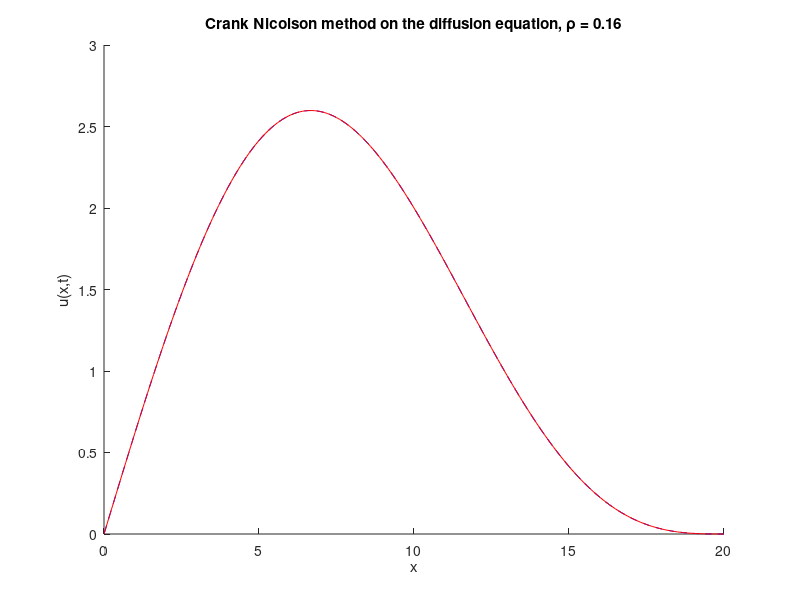

Write the MATLAB code that produced this figure. (Note: this script raises an error after producing the figure.)
% Crank-Nicolson on the heat equation
% Kevin Roberts
% October 2024



% FOR HOMEOGENOUS DIRCHLET BC
%%

clear all
close all
clc

% Set the parameters for the solution
L = 20; % length of solution domain (from zero)
J = 200; % number of grid points (not counting zero)
x = linspace(0, L, J+1); % set up a vector of x locations
dx = L/J; % size of a grid cell, delta x
D = 1; % diffusion coefficient
dt = 0.0016; % size of time step, delta t
p = D*dt/(dx^2); % defining the dimensionless combination to be p (rho)
T = 15; % duraction of simulation
N = round(T/dt); % number of times to iterate simuation to get to time T

% modifying the boundary conditions
b0 = 0; % left boundary condition
bL = 0; % right boundary condition

% Used for homogeneous bc
i_c = 2*sin(x*(pi/L)) + sin(x*(2*pi/L));

% setting the initial conditions for the various methods
exact = i_c;
FTCS = i_c';

%%%%%%%%%%%%%%%%%%%%%%%%%%%%%%%%%%%%%%%%%
% FTCS Method on the Diffusion Equation %
%%%%%%%%%%%%%%%%%%%%%%%%%%%%%%%%%%%%%%%%%
hold on, plot(x, FTCS, 'b--'), hold off % plot the IC

% if we want to compare with the exact solution
hold on, plot(x, exact, 'r'), hold off

% add labels to the plot
xlabel('x'), ylabel('u(x,t)')
title(['Crank Nicolson method on the diffusion equation, \rho = ' num2str(D*dt/(dx^2))])

% Define matrices A and B
diagA = (1 + p)*ones(J-1, 1); % diagonal
off_diagA = (-p/2)*ones(J-2, 1); % off diagonals
A = diag(diagA) + diag(off_diagA, 1) + diag(off_diagA, -1);

a = diagA;
b = off_diagA;
c = off_diagA;

diagB = (1 - p)*ones(J-1, 1); % diagonal
off_diagB = (p/2)*ones(J-2, 1); % off diagonals
B = diag(diagB) + diag(off_diagB, 1) + diag(off_diagB, -1);

for n = 1:N
    
    t = n*dt;

    % Compute d using the tridiagonal structure (as opposed to d = B * FTCS(2:end-1))
    u_inner = FTCS(2:end-1);
    d = zeros(size(u_inner));
    d(1) = diagB(1)*u_inner(1) + off_diagB(1)*u_inner(2);
    for j = 2:J-2
        d(j) = off_diagB(j-1)*u_inner(j-1) + diagB(j)*u_inner(j) + off_diagB(j)*u_inner(j+1);
    end
    d(end) = off_diagB(end)*u_inner(end-1) + diagB(end)*u_inner(end);
    
    FTCS(2:end-1) = tri_diag_sol(a, b, c, d); 

    % apply the boundary conditions
    FTCS(1) = b0;
    FTCS(end) = bL;
    
    FTCSn = FTCS;
    
    % evaluating the exact solution (for b0 = 0 and bL = 0)
    exactn = 2*exp(-pi^2*D*n*dt/L^2)*sin(x*(pi/L)) + exp(-4*pi^2*D*n*dt/L^2)*sin(x*(2*pi/L));
    
    if mod(n*dt,2) < dt % check if current time is close to a multiple of 2
        hold on, plot(x,exactn, 'r'), hold off % for plotting the exact
        hold on, plot(x,FTCSn,'b--'), hold off % if so, add a plot of current solution to existing plot
    end

    % Update for the next time step
    FTCS = FTCSn;
end

% FOR BC u(0, t) = 0 and u(L, t) = 2
%%
% Parameters
clear all
close all
clc

% Set the parameters for the solution
L = 20; % length of solution domain (from zero)
J = 200; % number of grid points (not counting zero)
x = linspace(0, L, J+1); % set up a vector of x locations
dx = L/J; % size of a grid cell, delta x
D = 1; % diffusion coefficient
dt = 0.0016; % size of time step, delta t
p = D*dt/(dx^2); % defining the dimensionless combination to be p (rho)
T = 15; % duraction of simulation
N = round(T/dt); % number of times to iterate simuation to get to time T

% modifying the boundary conditions
b0 = 0; % left boundary condition
bL = 2; % right boundary condition

% Used for homogeneous bc
i_c = 2*sin(x*(pi/L)) + sin(x*(2*pi/L));

% setting the initial conditions for the various methods
FTCS = i_c';

%%%%%%%%%%%%%%%%%%%%%%%%%%%%%%%%%%%%%%%%%
% FTCS Method on the Diffusion Equation %
%%%%%%%%%%%%%%%%%%%%%%%%%%%%%%%%%%%%%%%%%
hold on, plot(x, FTCS, 'r'), hold off % plot the IC

% add labels to the plot
xlabel('x'), ylabel('u(x,t)')
title(['Crank Nicolson method on the diffusion equation, \rho = ' num2str(D*dt/(dx^2))])

% Define matrices A and B
diagA = (1 + p)*ones(J+1, 1); % diagonal
sup_diagA = (-p/2)*ones(J, 1); % super diagonals of A
sub_diagA = (-p/2)*ones(J, 1); % sub diagonals of A

diagB = (1 - p)*ones(J+1, 1); % diagonal
sup_diagB = (p/2)*ones(J, 1); % super off diagonals of B
sub_diagB = (p/2)*ones(J, 1); % sub off diagonals of B

% account for boundary conditions (need to change the top and bottom row of A and B)
% POTENTIAL ISSUE HERE
diagA(1) = 1;
sup_diagA(1) = 0;
diagA(J+1) = 1;
sub_diagA(J) = 0;

diagB(1) = 1;
diagB(J+1) = 1;
sup_diagB(1) = 0; 
sub_diagB(J) = 0;

% defining vectors that will be plugged into the tridiagonal function
a = diagA;
b = sup_diagA;
c = sub_diagA;

for n = 1:N
    
    t = n*dt;

    % Compute d using the tridiagonal structure (as opposed to d = B * FTCS(2:end-1))
    
    d(1) = b0;
    for j = 2:J
        d(j) = sup_diagB(j-1)*FTCS(j-1) + diagB(j)*FTCS(j) + sub_diagB(j-1)*FTCS(j+1);
    end
    d(J+1) = bL;
    
    FTCSn = tri_diag_sol(a, b, c, d); 

    % enforcing boundary conditions (probably not needed though due to how A and B are defined)
    FTCSn(1) = b0;
    FTCSn(J+1) = bL;
    
    if mod(n*dt,2) < dt % check if current time is close to a multiple of 2
        hold on, plot(x,FTCSn,'b'), hold off % if so, add a plot of current solution to existing plot
    end

    % Update for the next time step
    FTCS = FTCSn;
end


% FOR NO FLUX BC at x=L
%%
% Parameters
clear all
close all
clc

% Set the parameters for the solution
L = 20; % length of solution domain (from zero)
J = 200; % number of grid points (not counting zero)
x = linspace(0, L, J+1); % set up a vector of x locations
dx = L/J; % size of a grid cell, delta x
D = 1; % diffusion coefficient
dt = 0.0016; % size of time step, delta t
p = D*dt/(dx^2); % defining the dimensionless combination to be p (rho)
T = 15; % duraction of simulation
N = round(T/dt); % number of times to iterate simuation to get to time T

% Used for homogeneous bc
i_c = 2*sin(x*(pi/(2*L))) + 3*sin(x*(3*pi/(2*L)));

% left boundary condition
b0 = 0;

% setting the initial conditions for the various methods
FTCS = i_c';

%%%%%%%%%%%%%%%%%%%%%%%%%%%%%%%%%%%%%%%%%
% FTCS Method on the Diffusion Equation %
%%%%%%%%%%%%%%%%%%%%%%%%%%%%%%%%%%%%%%%%%
hold on, plot(x, FTCS, 'r'), hold off % plot the IC

% add labels to the plot
xlabel('x'), ylabel('u(x,t)')
title(['Crank Nicolson method on the diffusion equation, \rho = ' num2str(D*dt/(dx^2))])

% Define matrices A and B
diagA = (1 + p)*ones(J+1, 1); % diagonal
sup_diagA = (-p/2)*ones(J, 1); % super diagonal of A
sub_diagA = (-p/2)*ones(J, 1); % sub diagonal of A

diagB = (1 - p)*ones(J+1, 1); % diagonal
sup_diagB = (p/2)*ones(J, 1); % super off diagonals
sub_diagB = (p/2)*ones(J, 1); % sub off diagonals

% account for boundary conditions (need to change the top and bottom row of A and B)
sub_diagA(J) = -p;

% defining vectors that will be plugged into the tridiagonal function
a = diagA;
b = sup_diagA;
c = sub_diagA;

for n = 1:N
    
    t = n*dt;

    % Compute d using the tridiagonal structure (as opposed to d = B * FTCS(2:end-1))
    
    d(1) = b0; % diagB(1)*FTCS(2) + sup_diagB(1)*FTCS(1);
    for j = 2:J
        d(j) = sup_diagB(j-1)*FTCS(j-1) + diagB(j)*FTCS(j) + sub_diagB(j-1)*FTCS(j+1);
    end
    d(J+1) = p*FTCS(J) + (1 - p)*FTCS(J+1); % sub_diagB(J)*FTCS(J) + diagB(J+1)*FTCS(J+1);
     
    FTCSn = tri_diag_sol(a, b, c, d);
    
    if mod(n*dt,2) < dt % check if current time is close to a multiple of 2
        hold on, plot(x,FTCSn,'b'), hold off % if so, add a plot of current solution to existing plot
    end

    % Update for the next time step
    FTCS = FTCSn;
end

